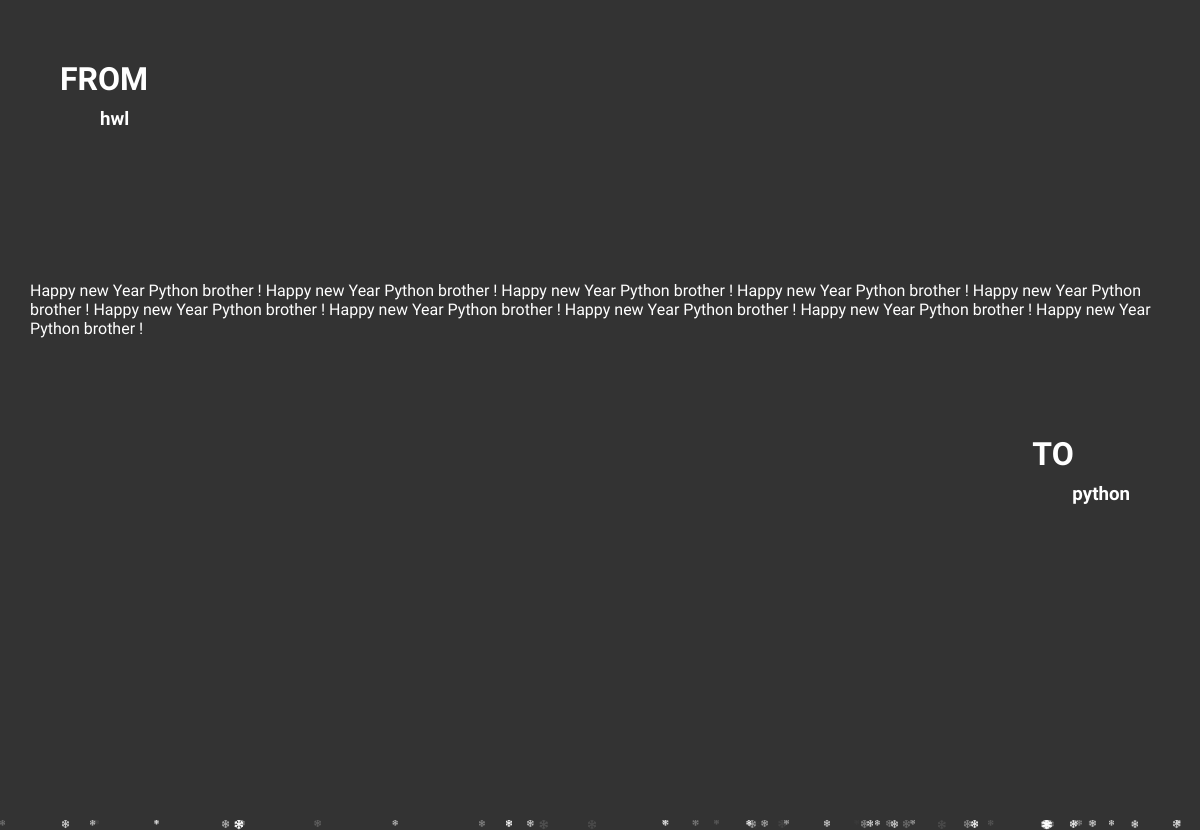
Screenshot of /greeting_card/4/16/ with the database file from the repository.
### Home/models.py (models this page shows, shortened)
class Greeting_Card(models.Model):
    user_id = models.TextField(default=0)
    sender = models.CharField(max_length=100)
    reciver = models.CharField(max_length=100)
    greeting_message = models.TextField()
    datetime = models.DateTimeField(default=datetime.now(), blank=True)

### Home/views.py (the view)
# urls.py: path("greeting_card/<str:userID>/<str:greetID>/", views.greeting_card, name="greeting_card"),
def greeting_card(request, userID, greetID):
    greeting = Greeting_Card.objects.filter(id=greetID, user_id=userID).first()
    context = {
        'greeting':greeting,
    }
    return render(request, "Home/greeting_card.html", context)

### templates/Home/greeting_card.html (shortened to what this page needs)
{% load static %}
<!DOCTYPE html>
<html lang="en">
<head>
    <link rel="stylesheet" href="https://use.fontawesome.com/releases/v5.15.4/css/all.css">
    <link rel="stylesheet" href="{% static 'greeting_card.css' %}">
</head>
<body>
    <div class="content">
        <div class="from">
            <h1>from</h1>
            <h3>{{greeting.sender}}</h3>
        </div>
        <p>{{greeting.greeting_message}}</p>
        <div class="to">
            <div>
                <h1>to</h1>
                <h3>{{greeting.reciver}}</h3>
            </div>
        </div>
    </div>
</body>
</html>

### static/greeting_card.css (style rules this page uses)
* { margin: 0; padding: 0; box-sizing: border-box; font-family: 'Josefin Sans'; overflow: hidden; }
body { display: flex; flex-direction: column; align-items: center; justify-content: center; height: 100vh; margin: 0; text-align: center; width: 100%; height: 100vh; background: linear-gradient(rgba(0, 0, 0, 0.8), rgba(0,0,0,0.8)), url("./images/img1.jpg") no-repeat; background-position: center; background-size: cover; overflow: hidden; }
.content { z-index: 999; width: 100%; height: 100vh; color: #fff; padding: 30px; }
.content .from { text-align: start; }
.content .to { text-align: end; position: relative; top: 20%; left: 60px; }
.content .to div { display: inline-block; text-align: start; }
.content div { margin: 30px; }
.content h1 { text-transform: uppercase; }
.content .from h3 { font-family: "Nothing You Could Do"; padding: 10px 40px; }
.content .to h3 { font-family: "Nothing You Could Do"; padding: 10px 40px; }
.content p { font-family: "Nothing You Could Do"; position: relative; top: 15%; text-align: start; }

### rows the page displays
Greeting_Card: sender "hwl", greeting_message "Happy new Year Python brother ! Happy new Year Python brother ! Happy new Year Python brother ! Happy new Year Python brother ! Happy new Year Python brother ! Happy new Year Python brother ! Happy new Year Python brother ! Happy new Year Python brother ! Happy new Year Python brother ! Happy new Year Python brother !", reciver "python"
